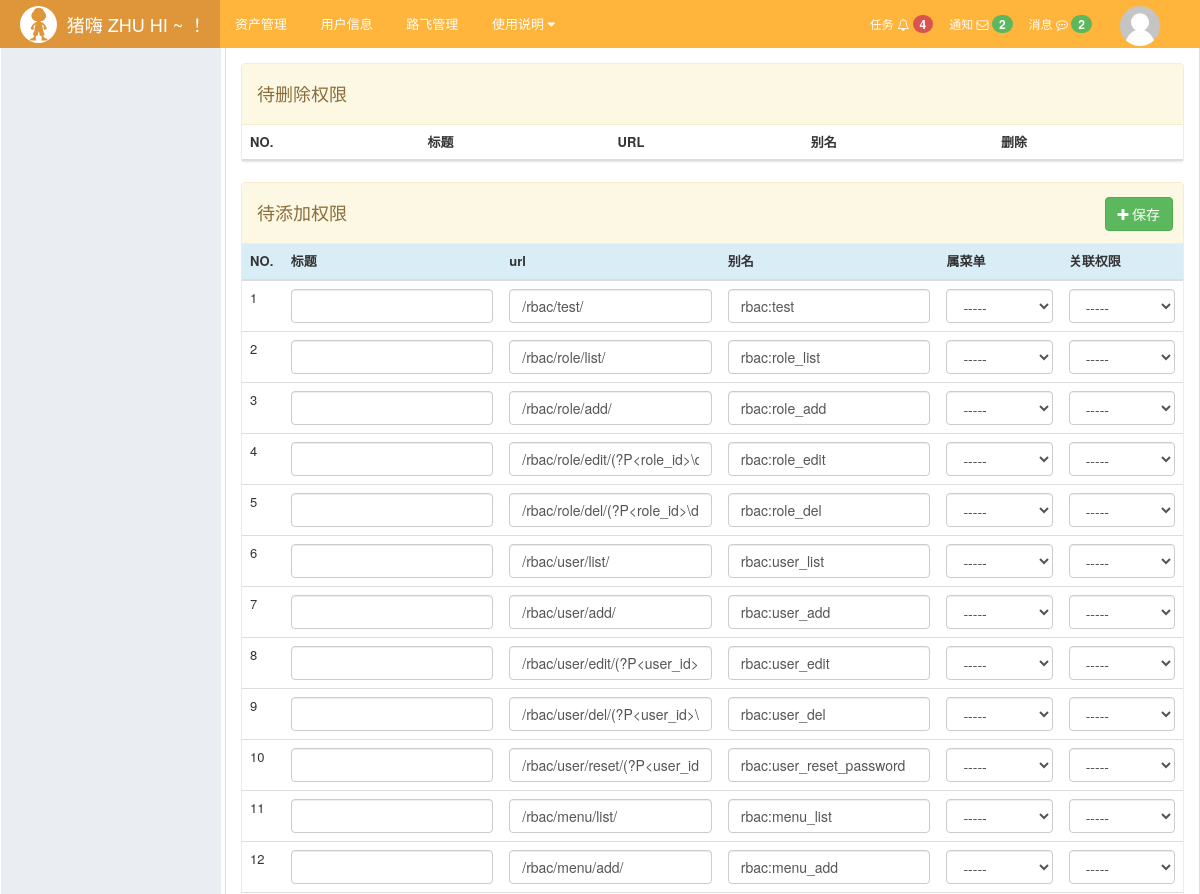
/rbac/multi/permissions/ (upper part), run on an earlier commit of the app's database.
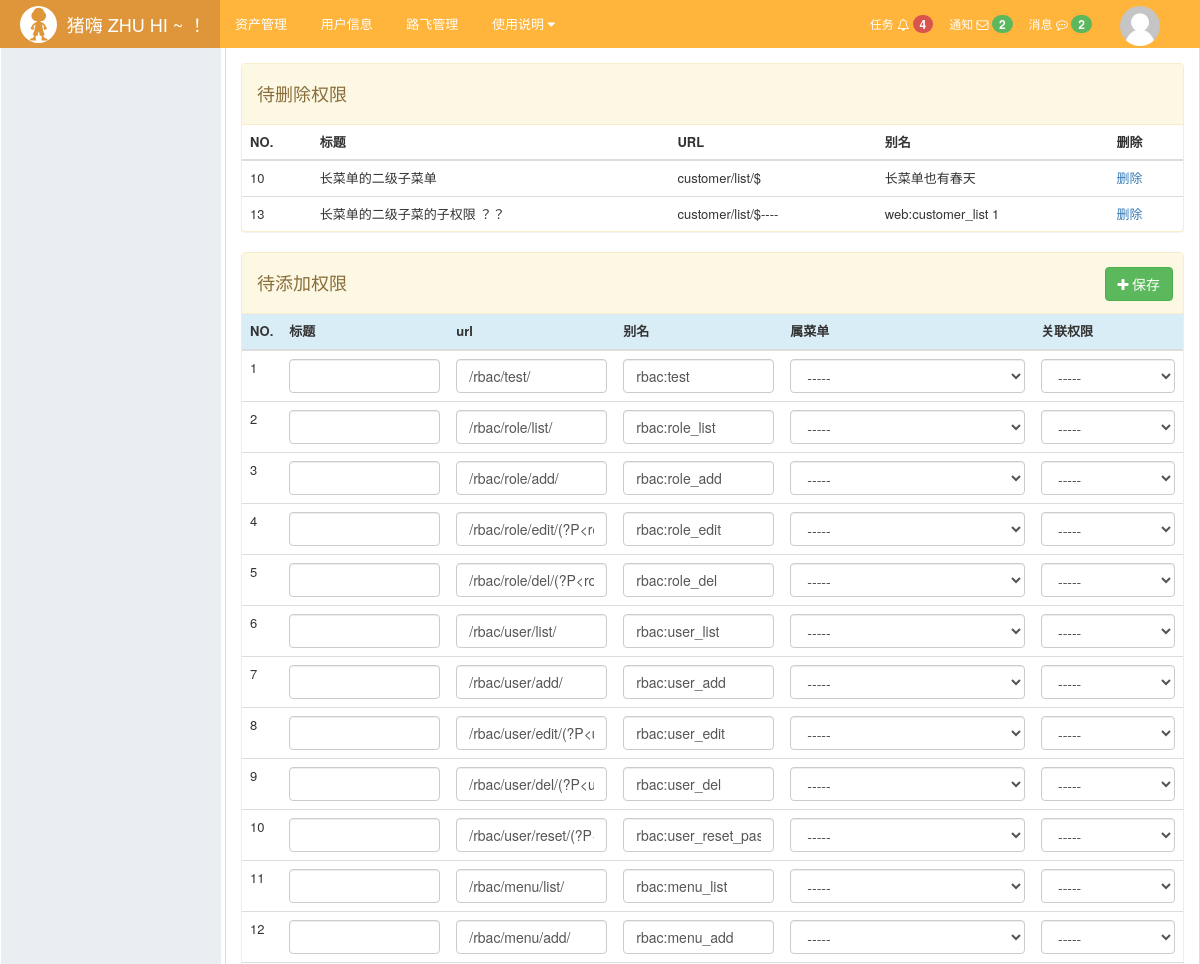
And on a later commit of the database.
### rbac/models.py (models this page shows, shortened)
class Permission(models.Model):
    title = models.CharField(max_length=32,unique=True,verbose_name='权限标题')
    url = models.CharField(max_length=128,verbose_name='url正则表达式')
    name = models.CharField(max_length=32,unique=True,verbose_name='别名',help_text='与url别名相同，可用于反向解析')
    menu = models.ForeignKey(to='Menu',to_field='id',null=True,blank=True,on_delete=models.PROTECT,
                             verbose_name='所属菜单',help_text='null 表示不属于任何菜单，否则属于一个菜单')
    pid = models.ForeignKey(to='self',related_name='parent',null=True,blank=True,verbose_name='关联权限',
                            help_text='例如：用户删除权限不能做菜单，但是点击这个选项，会使得用户列表这个菜单处于被激活状态',
                            on_delete=models.PROTECT)

### rbac/views/menu.py (the view, shortened to what this page needs)
def multi_permissions(request):
    from rbac.service.url_search import find_all_urls
    post_type = request.GET.get('type')
    permissions_to_add_form = None
    permissions_to_edit_form = None
    urls_in_project = find_all_urls()
    urls_in_db = Permission.objects.all()
    urls_in_project_set = set(urls_in_project.keys())
    urls_in_db_set = set(x['name'] for x in urls_in_db.values('name'))
    permissions_to_delete_set = urls_in_db_set - urls_in_project_set
    permissions_to_delete = [x for x in urls_in_db if x.name in permissions_to_delete_set]
    if not permissions_to_add_form:
        permissions_to_add_set = urls_in_project_set - urls_in_db_set
        permissions_to_add = [{'name':x[0],'url':x[1]} for x in urls_in_project.items() if x[0] in permissions_to_add_set]
        MultiAddPermissionFormSet = formset_factory(MultiAddPermissionForm, extra=0)
        permissions_to_add_form = MultiAddPermissionFormSet(initial=permissions_to_add)
    if not permissions_to_edit_form:
        permissions_to_update_set = urls_in_project_set & urls_in_db_set
        permissions_to_update = urls_in_db.filter(name__in=permissions_to_update_set).values()
        MultiEditPermissionFormSet = formset_factory(MultiAddPermissionUpdateForm, extra=0)
        permissions_to_edit_form = MultiEditPermissionFormSet(initial=permissions_to_update)
    return render(request, 'rbac/permissions_change.html', locals())

### rbac/service/my_tools.py (called while the page is built)
def bypass(func):
    def bypassed_func(*args,**kwargs):
        print('func %s is bypassed for testing...'%func)
        return None
    return bypassed_func

### rbac/service/url_search.py (called while the page is built)
def find_all_urls():
    ans = OrderedDict()
    from django.conf import settings
    a= __import__(settings.ROOT_URLCONF)
    get_all('/',None, a.urls.urlpatterns, ans=ans)
    return ans

### rbac/templates/rbac/permissions_change.html (shortened to what this page needs)
{% extends 'layout.html' %}
{% block content %}
    <div class="luffy-container">
        <div class="panel panel-warning">
            <div class="panel-heading">
                <h4>待删除权限</h4>
            </div>
            <table class="table">
                <thead>
                <tr>
                    <th>NO.</th><th>标题</th><th>URL</th><th>别名</th><th>删除</th>
                </tr>
                </thead>
                <tbody>
                {% for item in permissions_to_delete %}
                    <tr>
                        <td>{{ item.id }}</td><td>{{ item.title }}</td><td>{{ item.url }}</td><td>{{ item.name }}</td>
                        <td><a href="del/{{ item.id }}/">删除</a></td>
                    </tr>
                {% endfor %}
                </tbody>
            </table>
        </div>
        <div class="panel panel-warning">
            <div class="panel-heading">
                <h4>待添加权限 </h4>
            </div>
            <form action="?type=add" method="post">
                <button type="submit" class="btn btn-success pull-right" style="margin-top:-47px;margin-right: 10px">
                    <i class="fa fa-plus"> 保存</i>
                </button>
                <table class="table table-hover">
                    <thead>
                    <tr class="info">
                        <th>NO. </th><th>标题</th><th>url</th><th>别名</th><th>属菜单</th><th>关联权限</th>
                    </tr>
                    </thead>
                    <tbody>
                    {% for form in permissions_to_add_form %}
                        <tr>
                            <td>{{ forloop.counter }}</td>
                            {% for field in form %}
                                <td>{{ field }}
                                    </td>
                            {% endfor %}
                        </tr>
                    {% endfor %}
                    </tbody>
                </table>
            </form>
        </div>
    </div>
{% endblock %}

What changed in the data, as far as the page shows it:
added Permission: id "10", title "长菜单的二级子菜单", url "customer/list/$", name "长菜单也有春天"
added Permission: id "13", title "长菜单的二级子菜的子权限 ？？", url "customer/list/$----", name "web:customer_list 1"
